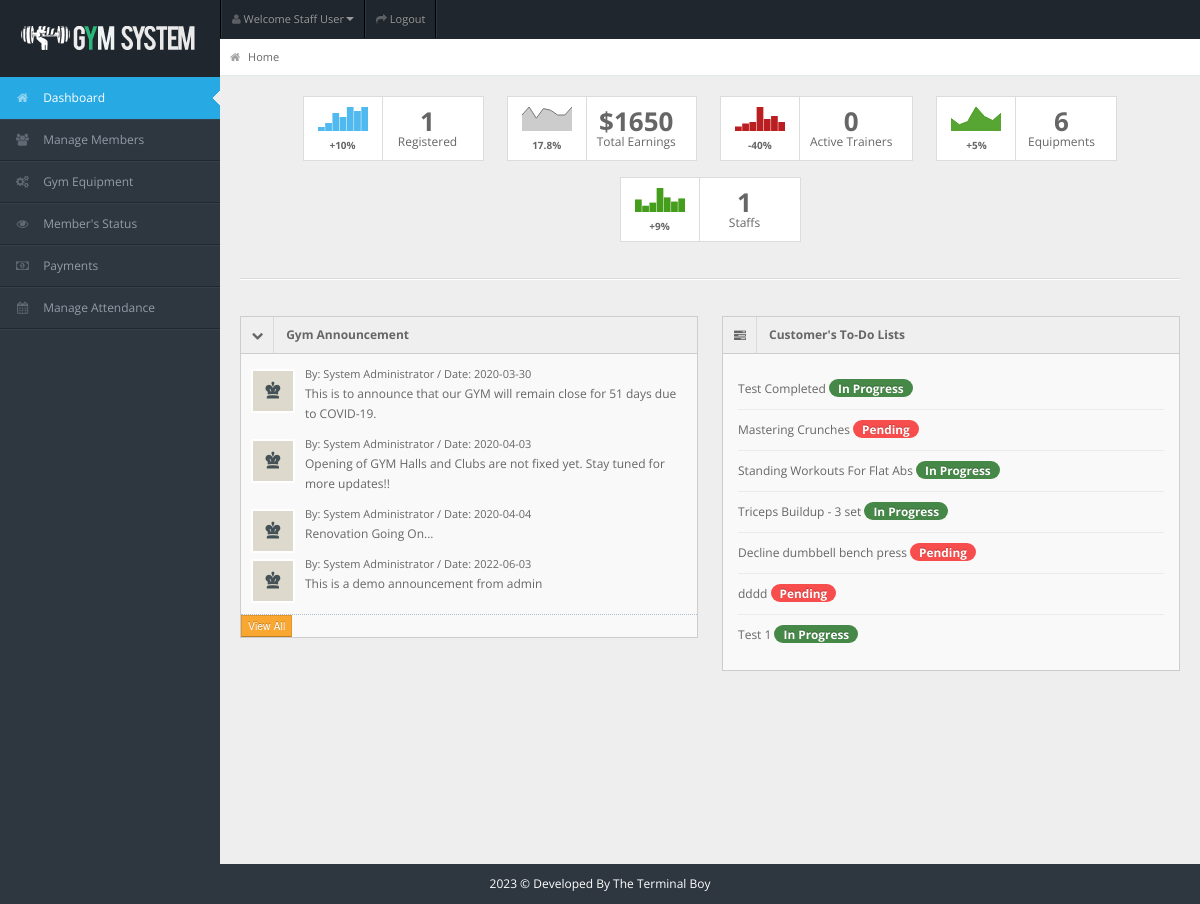
Page /staff/staff-pages/index.php (signed in) on the committed database.
### tables this page shows
CREATE TABLE `announcements` (
  `id` int(11) NOT NULL,
  `message` varchar(100) NOT NULL,
  `date` date NOT NULL
);

CREATE TABLE `todo` (
  `id` int(11) NOT NULL,
  `task_status` varchar(50) NOT NULL,
  `task_desc` varchar(30) NOT NULL,
  `user_id` int(7) NOT NULL
);

### staff/staff-pages/index.php (the view, shortened to what this page needs)
<!DOCTYPE html>
<html lang="en">
<head>
<link rel="stylesheet" href="../css/bootstrap.min.css" />
<link rel="stylesheet" href="../css/bootstrap-responsive.min.css" />
<link rel="stylesheet" href="../css/fullcalendar.css" />
<link rel="stylesheet" href="../css/matrix-style.css" />
<link rel="stylesheet" href="../css/matrix-media.css" />
<link href="../font-awesome/css/font-awesome.css" rel="stylesheet" />
<link rel="stylesheet" href="../css/jquery.gritter.css" />
</head>
<body>
<div id="header">
  <h1><a href="dashboard.html">Perfect Gym</a></h1>
</div>
<?php $page="dashboard"; include '../includes/header.php'?>
<?php $page="dashboard"; include '../includes/sidebar.php'?>
<div id="content">
  <div id="content-header">
    <div id="breadcrumb"> <a href="index.php" title="You're right here" class="tip-bottom"><i class="icon-home"></i> Home</a></div>
  </div>
  <div class="container-fluid">
    <div class="row-fluid">
    <div class="widget-box widget-plain">
      <div class="center">
        <ul class="stat-boxes2">
          <li>
            <div class="left peity_bar_neutral"><span><span style="display: none;">2,4,9,7,12,10,12</span>
              </span>+10%</div>
            <div class="right"> <strong><?php include 'dashboard-usercount.php' ?></strong> Registered </div>
          </li>
          <li>
            <div class="left peity_line_neutral"><span><span style="display: none;">10,15,8,14,13,10,10,15</span>
              </span>17.8%</div>
            <div class="right"> <strong>$<?php include 'income-count.php' ?></strong> Total Earnings </div>
          </li>
          <li>
            <div class="left peity_bar_bad"><span><span style="display: none;">3,5,6,16,8,10,6</span>
              </span>-40%</div>
            <div class="right"> <strong><?php include 'actions/count-trainers.php' ?></strong> Active Trainers</div>
          </li>
          <li>
            <div class="left peity_line_good"><span><span style="display: none;">12,6,9,23,14,10,17</span>
              </span>+5%</div>
            <div class="right"> <strong><?php include 'actions/count-equipments.php' ?></strong>Equipments </div>
          </li>
          <li>
            <div class="left peity_bar_good"><span>12,6,9,23,14,10,13</span>+9%</div>
            <div class="right"> <strong><?php include 'actions/dashboard-staff-count.php' ?></strong> Staffs</div>
          </li>
        </ul>
      </div>
    </div>
    </div>
    <hr/>
    <div class="row-fluid">
      <div class="span6">
        <div class="widget-box">
          <div class="widget-title bg_ly" data-toggle="collapse" href="#collapseG2"><span class="icon"><i class="icon-chevron-down"></i></span>
            <h5>Gym Announcement</h5>
          </div>
          <div class="widget-content nopadding collapse in" id="collapseG2">
            <ul class="recent-posts">
              <li>
              <?php
                $qry="select * from announcements";
                  $result=mysqli_query($conn,$qry);
                while($row=mysqli_fetch_array($result)){
                  echo"<div class='user-thumb'> <img width='70' height='40' alt='User' src='../img/demo/av1.jpg'> </div>";
                  echo"<div class='article-post'>";
                  echo"<span class='user-info'> By: System Administrator / Date: ".$row['date']." </span>";
                  echo"<p><a href='#'>".$row['message']."</a> </p>";
                }
                echo"</div>";
                echo"</li>";
              ?>
                <button class="btn btn-warning btn-mini">View All</button>
            </ul>
          </div>
        </div>
      </div>
      <div class="span6">
        <div class="widget-box">
          <div class="widget-title"> <span class="icon"><i class="icon-tasks"></i></span>
            <h5>Customer's To-Do Lists</h5>
          </div>
          <div class="widget-content">
            <div class="todo">
              <ul>
              <?php
                $qry="SELECT * FROM todo";
                $result=mysqli_query($conn,$qry);
                while($row=mysqli_fetch_array($result)){ ?>
                <li class='clearfix'>
                    <div class='txt'> <?php echo $row["task_desc"]?> <?php if ($row["task_status"] == "Pending") { echo '<span class="date badge badge-important">Pending</span>';} else { echo '<span class="date badge badge-success">In Progress</span>'; }?></div>
               <?php }
                echo"</li>";
              echo"</ul>";
              ?>
            </div>
          </div>
        </div>
      </div>
    </div>
  </div>
</div>
<div class="row-fluid">
  <div id="footer" class="span12"> <?php echo date("Y");?> &copy; Developed By The Terminal Boy</a> </div>
</div>
</body>
</html>

### staff/css/matrix-media.css (style rules this page uses)
body { background:#2E363F; }
#header { background-color: #1f262d; margin-top:10px; }

### staff/staff-pages/index.php (style rules this page uses)
#footer { color: white; }

### rows in the picture
announcements: date "2020-03-30", message "This is to announce that our GYM will remain close for 51 days due to COVID-19."
announcements: date "2020-04-03", message "Opening of GYM Halls and Clubs are not fixed yet. Stay tuned for more updates!!"
announcements: date "2020-04-04", message "Renovation Going On..."
announcements: date "2022-06-03", message "This is a demo announcement from admin"
todo: task_desc "Test Completed", task_status "In Progress"
todo: task_desc "Mastering Crunches", task_status "Pending"
todo: task_desc "Standing Workouts For Flat Abs", task_status "In Progress"
todo: task_desc "Triceps Buildup - 3 set", task_status "In Progress"
todo: task_desc "Decline dumbbell bench press", task_status "Pending"
todo: task_desc "dddd", task_status "Pending"
todo: task_desc "Test 1", task_status "In Progress"

### other values in the picture
$query->num_rows "1"
$row_amountsum['SUM( amount)'] "1650"
$query->num_rows "0"
$query->num_rows "6"
